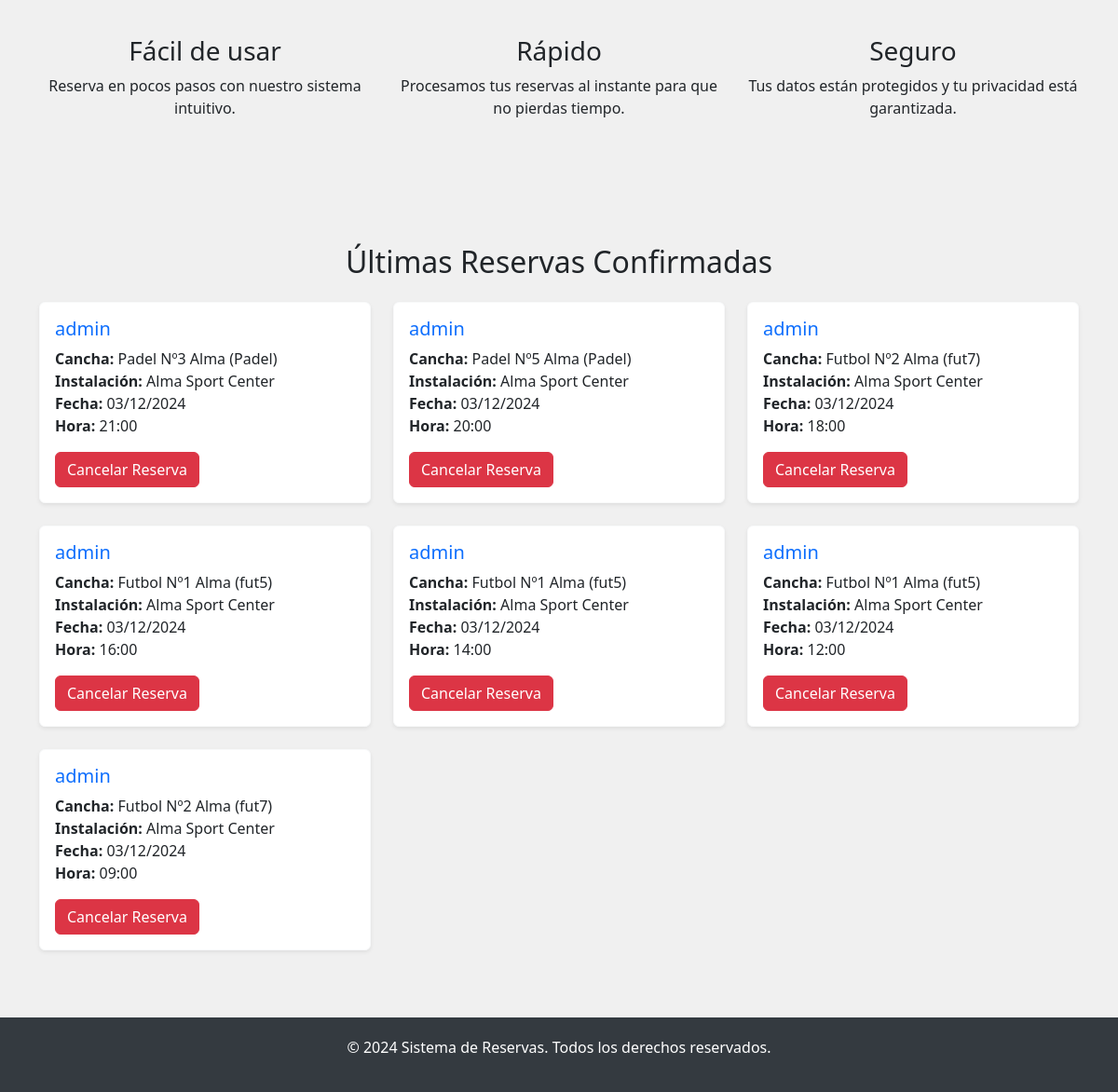
Before: / (signed in, lower part) with the older database file.
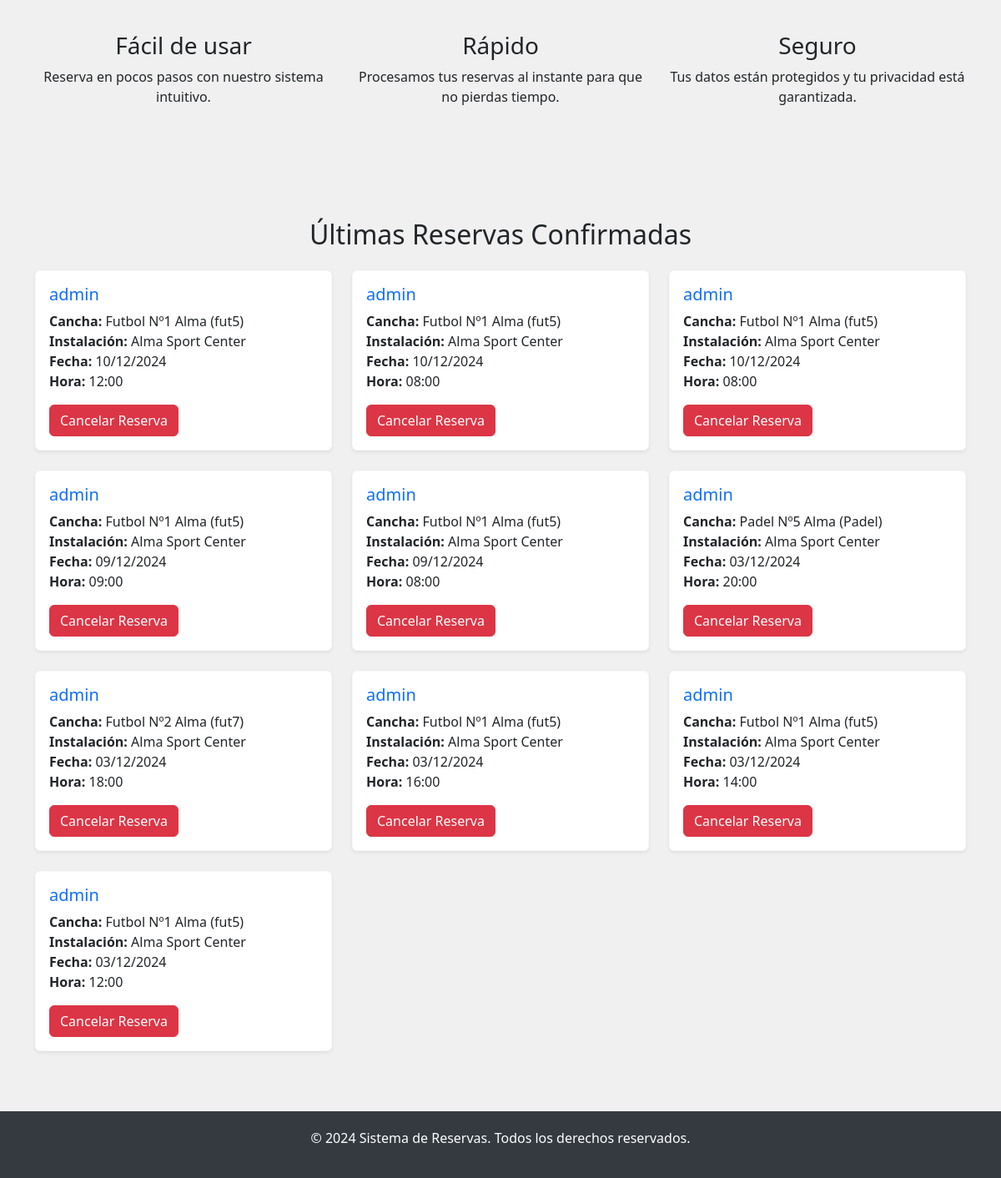
After: the same page with the newer database file.
### Aplicacion1/models.py (models this page shows, shortened)
class Reserva(models.Model):
    cancha = models.ForeignKey(Campo, on_delete=models.CASCADE, related_name='reservas')
    usuario = models.ForeignKey(User, on_delete=models.CASCADE, related_name='reservas')
    fecha_hora_inicio = models.DateTimeField()
    duracion = models.IntegerField(default=1)  # Duración en horas
    precio = models.DecimalField(max_digits=6, decimal_places=2)
    confirmada = models.BooleanField(default=False)  # Agregar campo confirmada
    foto_instalacion = models.ImageField(upload_to="reservas/fotos_instalacion", blank=True, null=True)  # Foto de la instalación
    archivo_reserva = models.FileField(upload_to="reservas/documentos", blank=True, null=True)  # Documento adjunto
    comentario = models.TextField(blank=True)
    class Meta:
        indexes = [
            models.Index(fields=['-fecha_hora_inicio']),  # Índice para ordenar por fecha
        ]

class Campo(models.Model):
    nombre = models.CharField(max_length=50)
    tipo_campo = models.CharField(max_length=50)
    capacidad_jugadores = models.IntegerField()
    disponible = models.BooleanField(default=True)
    instalacion = models.ForeignKey(Instalacion, on_delete=models.CASCADE, related_name='canchas')
    deporte = models.CharField(max_length=50, default='futbol')  # Valor por defecto "futbol"

class Instalacion(models.Model):
    nombre = models.CharField(max_length=100)
    direccion = models.CharField(max_length=255)
    telefono = models.CharField(max_length=15)
    horario_apertura = models.TimeField()
    horario_cierre = models.TimeField()

### Aplicacion1/views.py (the view, shortened to what this page needs)
# urls.py: path("", index, name="index"),  # Ruta para la página principal
def index(request):
    reservas = []
    resultados = None
    buscar_deporte = request.GET.get('buscar_deporte', '').strip()
    if request.user.is_authenticated:
        reservas = Reserva.objects.filter(usuario=request.user).order_by('-fecha_hora_inicio')  # Opcionalmente, ordenarlas
    if buscar_deporte:
        resultados = Campo.objects.filter(deporte__icontains=buscar_deporte)
    return render(request, 'index.html', {
        'reservas': reservas,
        'resultados': resultados,
        'buscar_deporte': buscar_deporte,
    })

### Aplicacion1/templates/index.html (shortened to what this page needs)
<!DOCTYPE html>
<html lang="es">
<head>
   {% load static %}
   <link href="https://cdn.jsdelivr.net/npm/bootstrap@5.3.0-alpha1/dist/css/bootstrap.min.css" rel="stylesheet">
</head>
<body>
   <section class="features-section">
       <div class="container text-center">
           <div class="row">
               <div class="col-md-4 feature">
                   <h3>Fácil de usar</h3>
                   <p>Reserva en pocos pasos con nuestro sistema intuitivo.</p>
               </div>
               <div class="col-md-4 feature">
                   <h3>Rápido</h3>
                   <p>Procesamos tus reservas al instante para que no pierdas tiempo.</p>
               </div>
               <div class="col-md-4 feature">
                   <h3>Seguro</h3>
                   <p>Tus datos están protegidos y tu privacidad está garantizada.</p>
               </div>
           </div>
       </div>
   </section>
   <div class="reservas py-5">
       <div class="container">
           <h2 class="text-center mb-4">Últimas Reservas Confirmadas</h2>
           <div class="row">
               {% for reserva in reservas %}
                   <div class="col-md-4 mb-4">
                       <div class="card shadow-sm border-light">
                           <div class="card-body">
                               <h5 class="card-title text-primary">{{ reserva.usuario.username }}</h5>
                               <p class="card-text">
                                   <strong>Cancha:</strong> {{ reserva.cancha.nombre }} <br>
                                   <strong>Instalación:</strong> {{ reserva.cancha.instalacion.nombre }} <br>
                                   <strong>Fecha:</strong> {{ reserva.fecha_hora_inicio|date:"d/m/Y" }} <br>
                                   <strong>Hora:</strong> {{ reserva.fecha_hora_inicio|time:"H:i" }}
                               </p>
                               <form method="POST" action="{% url 'index' %}">
                                   <button type="submit" name="cancelar_reserva" class="btn btn-danger">Cancelar Reserva</button>
                               </form>
                           </div>
                       </div>
                   </div>
               {% empty %}
                   <div class="col-12">
                       <div class="alert alert-info text-center" role="alert">
                           No tienes reservas recientes.
                       </div>
                   </div>
               {% endfor %}
           </div>
       </div>
   </div>
   <footer class="footer">
       <p>&copy; 2024 Sistema de Reservas. Todos los derechos reservados.</p>
   </footer>
</body>
</html>

Changed rows visible on the page:
removed Reserva: usuario.username "admin", cancha.nombre "Padel Nº3 Alma (Padel)", cancha.instalacion.nombre "Alma Sport Center", fecha_hora_inicio "03/12/2024", fecha_hora_inicio "21:00"
removed Reserva: usuario.username "admin", cancha.nombre "Futbol Nº2 Alma (fut7)", cancha.instalacion.nombre "Alma Sport Center", fecha_hora_inicio "03/12/2024", fecha_hora_inicio "09:00"
added Reserva: usuario.username "admin", cancha.nombre "Futbol Nº1 Alma (fut5)", cancha.instalacion.nombre "Alma Sport Center", fecha_hora_inicio "10/12/2024", fecha_hora_inicio "12:00"
added Reserva: usuario.username "admin", cancha.nombre "Futbol Nº1 Alma (fut5)", cancha.instalacion.nombre "Alma Sport Center", fecha_hora_inicio "10/12/2024", fecha_hora_inicio "08:00"
added Reserva: usuario.username "admin", cancha.nombre "Futbol Nº1 Alma (fut5)", cancha.instalacion.nombre "Alma Sport Center", fecha_hora_inicio "10/12/2024", fecha_hora_inicio "08:00"
added Reserva: usuario.username "admin", cancha.nombre "Futbol Nº1 Alma (fut5)", cancha.instalacion.nombre "Alma Sport Center", fecha_hora_inicio "09/12/2024", fecha_hora_inicio "09:00"
added Reserva: usuario.username "admin", cancha.nombre "Futbol Nº1 Alma (fut5)", cancha.instalacion.nombre "Alma Sport Center", fecha_hora_inicio "09/12/2024", fecha_hora_inicio "08:00"
